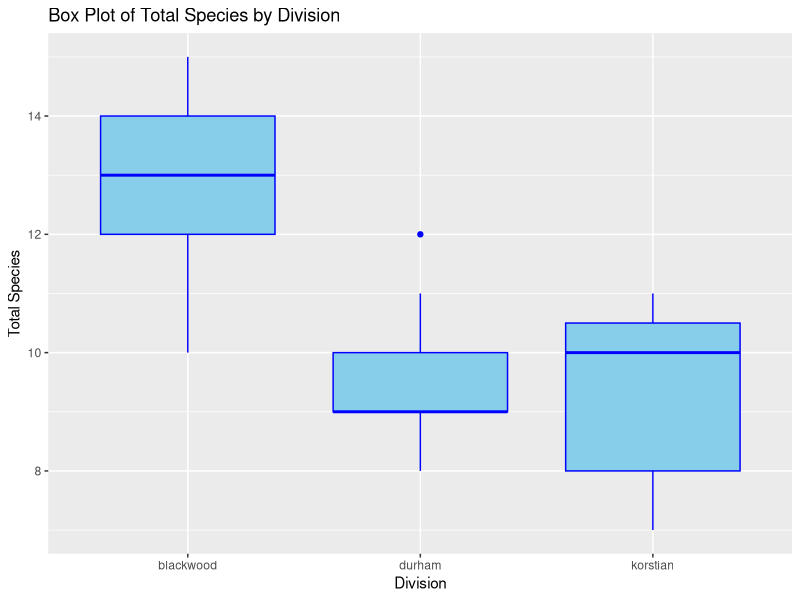
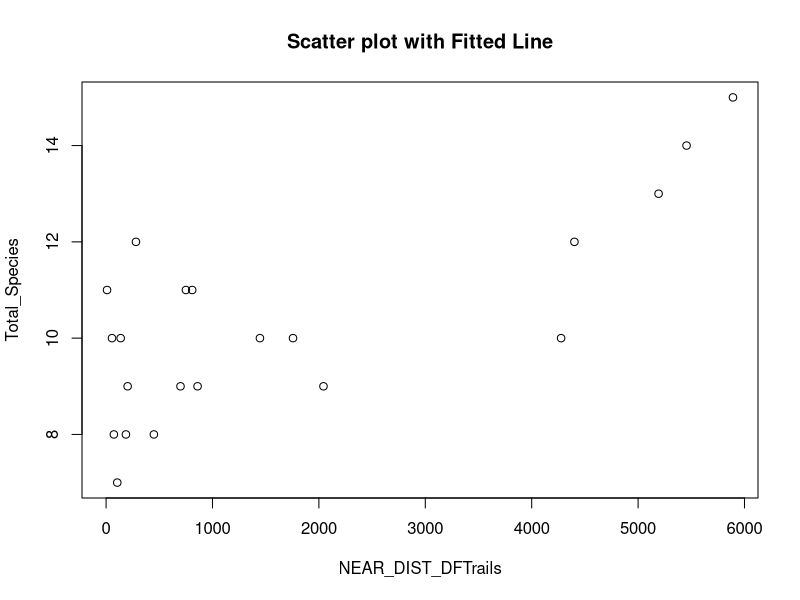

Generate these figures, in order, with R:
## ---- chunk 1
library(dplyr)
library(tidyverse)
library(tidyr)
library(knitr)

ipak <- function(pkg){
new.pkg <- pkg[!(pkg %in% installed.packages()[, "Package"])]
if (length(new.pkg)) 
    install.packages(new.pkg, dependencies = TRUE)
sapply(pkg, require, character.only = TRUE)
}

# usage
packages <- c("ggplot2", "ggpubr", "rstatix", "dplyr", "ggthemes", "ggformula", "ggpmisc", "GGally", "arm", "ggstatsplot", "readr")
ipak(packages)

select <- dplyr::select

AllVars <- read_csv("./AllVarsPAMSitesandBioRich.csv")
species <- AllVars[, 27:ncol(AllVars)]
species <- species[!grepl("total", names(species), ignore.case = TRUE)]
## ---- chunk 2
species_count <- AllVars %>%
  select(Total_Species, total_Owls, Total_mammals, total_WP, site)
## ---- chunk 3
# Calculate the sum of selected columns
species_numbers <- as.data.frame(colSums(species))
## ---- chunk 4
res.aov <- AllVars %>% anova_test(Total_Species ~ division, detailed = T)
res.aov

#this is how you do it in base R
summary(aov(Total_Species ~ division, data = AllVars))
## ---- chunk 5
# Load the ggplot2 library
library(ggplot2)

# Assuming your data frame is named AllVars, and the variables are Division and Total_Species
# Replace "YourDataFrame" with the name of your actual data frame

# Create the box plot
ggplot(AllVars, aes(x = division, y = Total_Species)) +
  geom_boxplot(fill = "skyblue", color = "blue") +
  labs(title = "Box Plot of Total Species by Division",
       x = "Division",
       y = "Total Species")
## ---- chunk 6
log.glm = glm(Total_Species ~ NEAR_DIST_DFTrails+NEAR_STREAM, family=gaussian(link="log"), data=AllVars)
summary(log.glm)
## ---- chunk 7
# Scatter plot of Total_Species against NEAR_DIST_DFTrails
plot(AllVars$NEAR_DIST_DFTrails, AllVars$Total_Species, 
     xlab = "NEAR_DIST_DFTrails", ylab = "Total_Species", 
     main = "Scatter plot with Fitted Line")

# Add the fitted line
abline(log.glm$coefficients["(Intercept)"], log.glm$coefficients["NEAR_DIST_DFTrails"], 
       col = "red")
